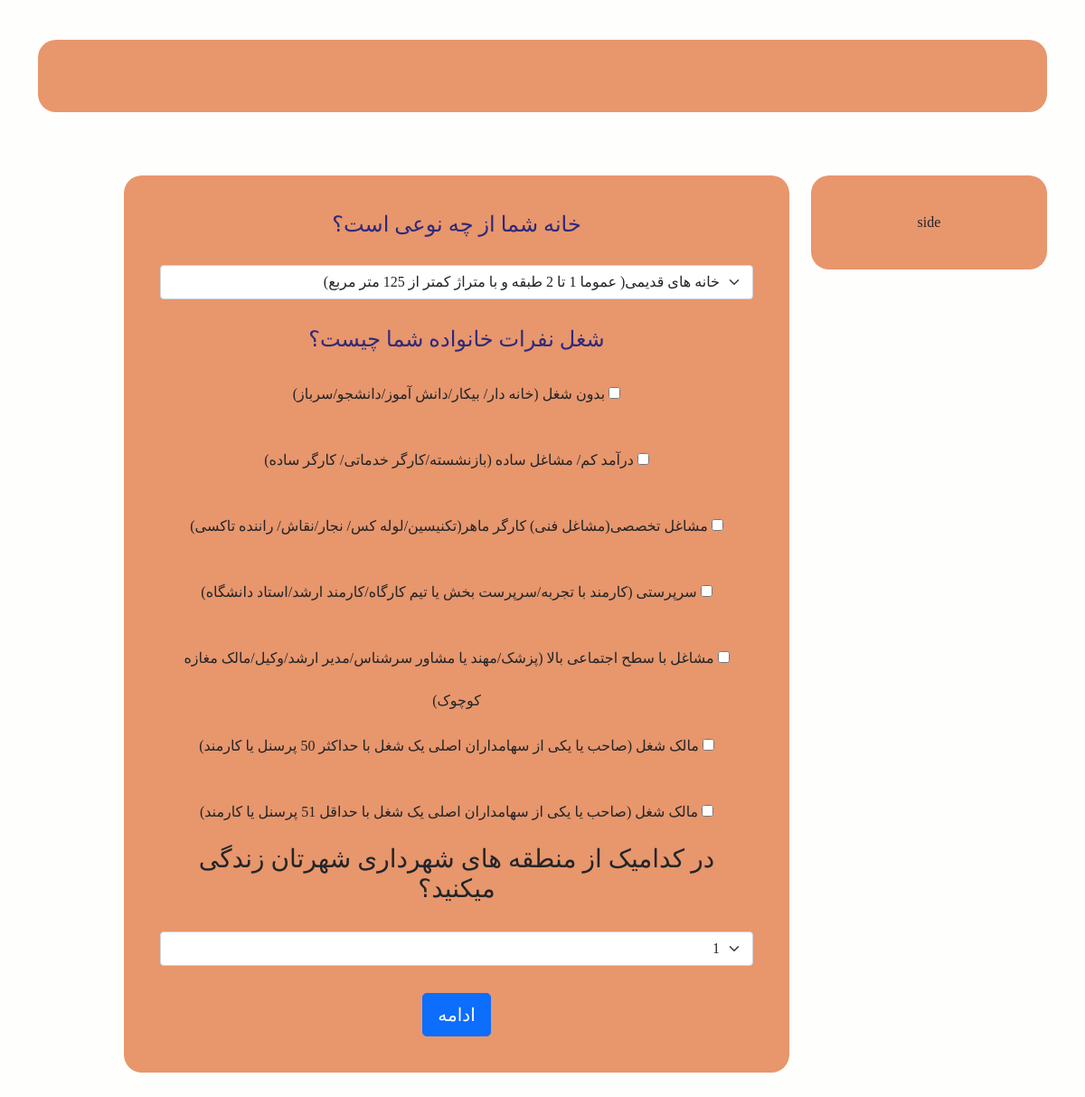
/survey/social_question/5/5, run on the app's committed database.
### AgahSurvey/models.py (models this page shows, shortened)
class Question(models.Model):
    class Meta:
        verbose_name = 'پرسش'
        verbose_name_plural = 'پرسش'
        ordering = ['pk']
    survey = models.ForeignKey(verbose_name='پرسشنامه', to=Survey, on_delete=models.PROTECT, related_name='questions')
    question_title = models.TextField(verbose_name='عنوان')
    question_next = models.ForeignKey(verbose_name='سوال بعدی', to='Question', on_delete=models.PROTECT, null=True,
                                      blank=True)
    is_first = models.BooleanField(verbose_name='اولین پرسش است؟', default=False)

class Option(models.Model):
    class Meta:
        verbose_name = 'گزینه'
        verbose_name_plural = 'گزینه'
        ordering = ['pk']
    question = models.ForeignKey(verbose_name='پرسش', to=Question, on_delete=models.CASCADE, related_name='options')
    option_title = models.TextField(verbose_name='عنوان')
    option_value = models.PositiveSmallIntegerField(verbose_name='مقدار')
    option_point = models.PositiveSmallIntegerField(verbose_name='امتیاز')

### AgahSurvey/views.py (the view, shortened to what this page needs)
# urls.py: path('social_question/<int:answersheet_pk>/<int:question_pk>', views.Social_class, name='SocialQuestion'),
def Social_class(request, answersheet_pk, question_pk):
    answersheet = AnswerSheet.objects.get(pk=answersheet_pk)
    home_question = Question.objects.get(pk=question_pk)
    job_question = home_question.question_next
    region_question = job_question.question_next
    if request.method == 'GET':
        region = answersheet.responser.city.regions.all()
        context = {'home_question': home_question, 'job_question': job_question, 'region_question': region_question,
                   'region': region}
    return render(request, 'questions/social.html', context=context)

### templates/questions/social.html (shortened to what this page needs)
{% extends 'questions/base.html' %}
{% load static %}
{% block extra_head %}
    <link href="{% static 'css/social.css' %}" rel="stylesheet" type="text/css">
{% endblock %}
{% block content %}
    <form method="post">
        <h4>{{ home_question.question_title }}</h4>
        <select name="home">
            {% for item in home_question.options.all %}
                <option value="{{ item.option_value }}">{{ item.option_title }}</option>
            {% endfor %}
        </select>
        <h4>{{ job_question.question_title }}</h4>
        {% for item in job_question.options.all %}
            <div class="row">
                <label><input name="job" type="checkbox" name="{{ item.option_title }}"
                              value="{{ item.option_value }}">&nbsp;{{ item.option_title }}</label>
            </div>
        {% endfor %}
        <h3>{{ region_question.question_title }}</h3>
        <select name="region">
            {% for reg in region %}
                <option value="{{ reg.region_value }}">{{ reg.region_title }}</option>
            {% endfor %}
        </select>
        <div>
            <button type="submit" class="btn btn-primary btn-lg">ادامه</button>
        </div>
    </form>
{% endblock %}

### templates/questions/base.html (shortened to what this page needs)
{% load static %}
<!DOCTYPE html>
<html lang="fa">
<head>
    <link href="https://cdn.jsdelivr.net/npm/bootstrap@5.0.2/dist/css/bootstrap.min.css" rel="stylesheet"
>
    <link rel="stylesheet" href="https://pro.fontawesome.com/releases/v5.10.0/css/all.css"
/>
    <link rel="stylesheet" type="text/css" href="{% static 'css/base.css' %}">
    {% block extra_head %}{% endblock %}
</head>
<body dir="rtl">
<div class="container">
    <div class="col-12 col-lg-12 col-md-12 col-sm-12">
        <br>
        <div class="custom_container">
        </div>
    </div>
    <div class="row">
        <div class="col-12 col-lg-3 col-md-3 col-sm-12">
            <div class="custom_container">
                {% block side %}
                    side
                {% endblock %}
            </div>
        </div>
        <div class="col-12 col-lg-8 col-md-8 col-sm-12">
            <div class="custom_container">
                {% block content %}{% endblock %}
            </div>
        </div>
    </div>
</div>
</body>
</html>

### AgahSurvey/static/css/base.css (style rules this page uses)
body { background-color: #FEFEFC; text-align: center; }
input, select { margin-top: 30px; margin-bottom: 30px; }
.custom_container { margin-top: 20px; margin-bottom: 50px; background-color: #E8966C; padding: 40px; border-radius: 20px; }
h4 { color: #2D297B; }
* { font-family: myfonts; }

### data on the page
Question: question_title "خانه شما از چه نوعی است؟"
Question: question_title "شغل نفرات خانواده شما چیست؟"
Option: option_title "بدون شغل (خانه دار/ بیکار/دانش آموز/دانشجو/سرباز)"
Option: option_title "درآمد کم/ مشاغل ساده (بازنشسته/کارگر خدماتی/ کارگر ساده)"
Option: option_title "مشاغل تخصصی(مشاغل فنی) کارگر ماهر(تکنیسین/لوله کس/ نجار/نقاش/ راننده تاکسی)"
Option: option_title "سرپرستی (کارمند با تجربه/سرپرست بخش یا تیم کارگاه/کارمند ارشد/استاد دانشگاه)"
Option: option_title "مشاغل با سطح اجتماعی بالا (پزشک/مهند یا مشاور سرشناس/مدیر ارشد/وکیل/مالک مغازه کوچوک)"
Option: option_title "مالک شغل (صاحب یا یکی از سهامداران اصلی یک شغل با حداکثر 50 پرسنل یا کارمند)"
Option: option_title "مالک شغل (صاحب یا یکی از سهامداران اصلی یک شغل با حداقل 51 پرسنل یا کارمند)"
Question: question_title "در کدامیک از منطقه های شهرداری شهرتان زندگی میکنید؟"

### other printed values
form field home "خانه های قدیمی( عموما 1 تا 2 طبقه و با متراژ کمتر از 125 متر مربع)"
form field region "1"
